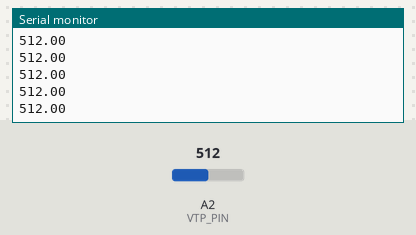
This sketch was run on a simulated Arduino Uno, built with avr-gcc and run on an emulated ATmega328P. Parts: the last lines printed to the serial monitor. Inputs (shaded band) come from the test bench; at power-on: A2 (VTP_PIN) = 512.

Above: at 1.2 s.
1.3 s: A2 (VTP_PIN) set to 716
At 2.3 s:
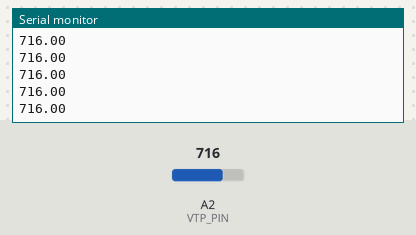
2.8 s: A2 (VTP_PIN) set to 900
At 3.5 s:
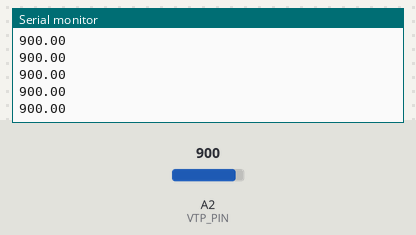
Timing chart, 0 to 5.8 s (numbered marks = the images above; inputs shaded):
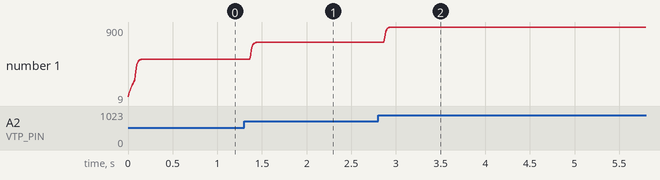

Measured:
- after the input at 1.3 s, the serial monitor: prints a new line after 0.07 s (image 1)
- after the input at 2.8 s, the serial monitor: prints a new line after 0.07 s (image 2)
- plotted number 1: 512 → 716 after the input at 1.3 s, 716 → 9 after the input at 2.8 s

The sketch:

interrupts.ino
```cpp
#include <Arduino.h>

#define VTP_PIN A2

volatile int adc_Vtp; // ADC reading of thermopile voltage
volatile float avg_adc_Vtp = 0.0; // Exponential moving average of thermopile voltage ADC samples

volatile int count = 0;

unsigned long startMillis = 0;
unsigned long currentMillis;
const unsigned long period = 1;  // in ms

void setup() {
  pinMode(VTP_PIN, INPUT);

  Serial.begin(9600);

  cli(); // Disable interrupts

  TCCR2A = 0x02; // Set Timer2 to Mode 2 (non-PWM, CTC on OCR2A)
  TCCR2B = 0x05; // Set clock prescaler to 128
  OCR2A = 0x7C; // Set count to 124 for 1ms interrupt
  TIMSK2 = 0x02; // Set interrupt on OCR2A compare match

  sei(); // Enable interrupts
}

ISR (TIMER2_COMPA_vect) {
  cli(); // Disable interrupts

  adc_Vtp = analogRead(VTP_PIN);

  // EMA filter formula: alpha*newSample + (1-alpha)*lastEMAvalue, with alpha=1/16 (to divide by power of 2)
  avg_adc_Vtp = (adc_Vtp + 15 * avg_adc_Vtp) / 16;

  count++;

  sei(); // Enable interrupts
}

void loop() {
  currentMillis = millis();
  if ((currentMillis - startMillis) >= period) {
    // Serial.print("Count: ");
    // Serial.print(count);
    // Serial.print(", Avg: ");
    Serial.println(avg_adc_Vtp);
    // Serial.println(adc_Vtp);
    startMillis = currentMillis;
  }
}
```
